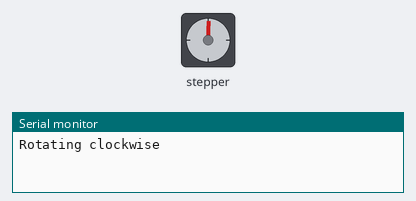
A sketch run on a simulated Arduino Uno, built with avr-gcc and run on an emulated ATmega328P. Parts: stepper motor, the last lines printed to the serial monitor. Stepper angles assume 2048 steps per turn.

Above: at 0.05 s.
At 2.0 s:
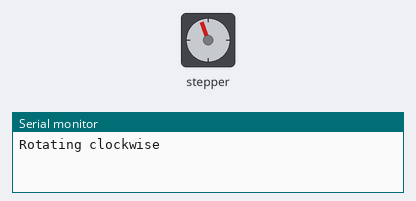
At 3.45 s:
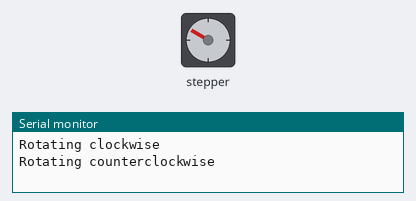
At 4.9 s:
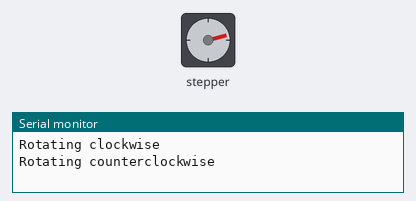
Timing chart, 0 to 7.8 s (numbered marks = the images above):
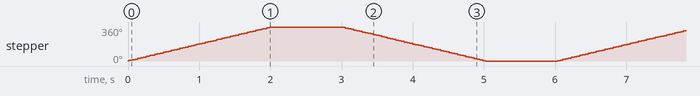

The sketch:

OtherStepperTest.ino
```cpp
#include <Stepper.h>

const int stepsPerRevolution = 2048;  // steps per revolution for the 28BYJ-48

// Define the pins connected to the ULN2003 driver
const int motorPin1 = 26;
const int motorPin2 = 25;
const int motorPin3 = 27;
const int motorPin4 = 14;

// Create a Stepper object
Stepper myStepper(stepsPerRevolution, motorPin1, motorPin2, motorPin3, motorPin4);

void setup() {
  myStepper.setSpeed(30); // Increase speed for better torque
  Serial.begin(9600);
}

void loop() {
  Serial.println("Rotating clockwise");
  myStepper.step(2048); // Move 100 steps clockwise
  delay(1000); // Wait for a second

  Serial.println("Rotating counterclockwise");
  myStepper.step(-2048); // Move 100 steps counterclockwise
  delay(1000); // Wait for a second
}
```

Measured:
- by itself, stepper: turns 360° clockwise in 2.0 s, then 360° counter-clockwise in 2.0 s, repeating every 6.0 s
